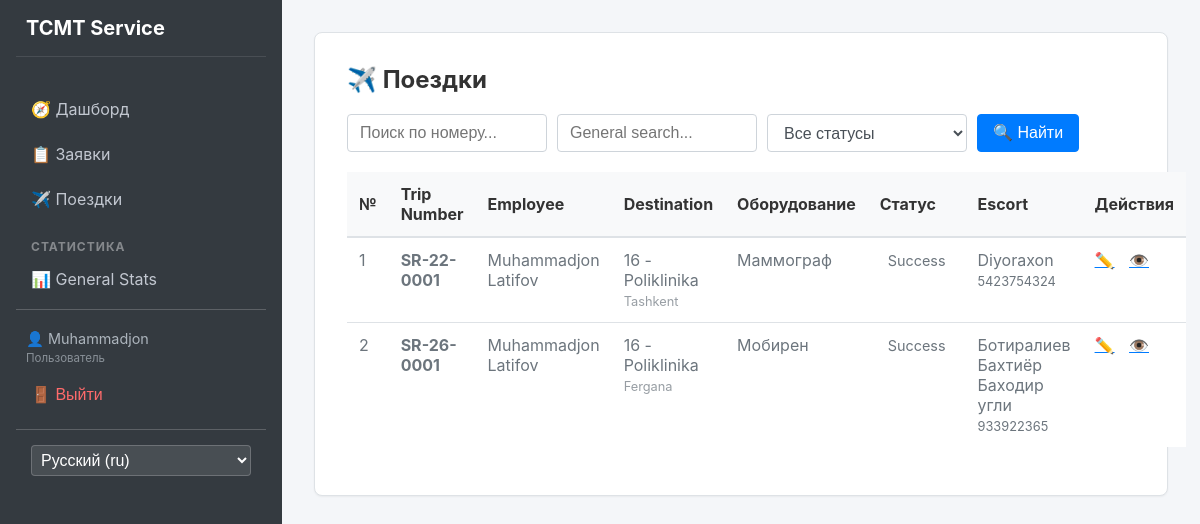
The page /trips/ (signed in) on the database its author committed.
### apps/users/models.py (models this page shows, shortened)
class User(AbstractUser):
    class Role(models.TextChoices):
        ADMIN = 'admin', 'Администратор'
        MANAGER = 'manager', 'Менеджер'
        USER = 'user', 'Пользователь'
    full_name = models.CharField(max_length=255)
    passport = models.CharField(max_length=20)
    role = models.CharField(
        max_length=20,
        choices=Role.choices,
        default=Role.USER
    )

### apps/trips/models.py (models this page shows, shortened)
class Trip(models.Model):
    created_at = models.DateField(default=datetime.date.today)
    responsible = models.ForeignKey(
        settings.AUTH_USER_MODEL,
        on_delete=models.SET_NULL,
        null=True,
        related_name='trips'
    )
    region = models.ForeignKey(Region, on_delete=models.PROTECT)
    institution = models.ForeignKey(Institution, on_delete=models.PROTECT)
    description = models.TextField()
    contact_phone = models.CharField(max_length=20)
    request_number = models.CharField(max_length=20)
    equipment_type = models.ForeignKey(EquipmentType, on_delete=models.PROTECT)
    status = models.ForeignKey(Status, on_delete=models.PROTECT)
    escort_name = models.CharField(max_length=255)
    escort_phone = models.CharField(max_length=20)
    order_number = models.CharField(
        max_length=50,
        blank=True,
        null=True
    )
    result_info = models.TextField(blank=True, null=True)

### apps/core/models.py (models this page shows, shortened)
class Institution(models.Model):
    name = models.CharField(max_length=255)
    region = models.ForeignKey(Region, on_delete=models.CASCADE)

class Region(models.Model):
    name = models.CharField(max_length=100)

class EquipmentType(models.Model):
    name = models.CharField(max_length=255)

class Status(models.Model):
    name = models.CharField(max_length=100)

### apps/trips/views.py (the view, shortened to what this page needs)
# urls.py: path('', views.TripListView.as_view(), name='list'),
class TripListView(LoginRequiredMixin, ListView):
    model = Trip
    template_name = 'trips/list.html'
    context_object_name = 'trips'
    ordering = ['-created_at']
    paginate_by = 15
    def get_queryset(self):
        queryset = super().get_queryset()
        if self.request.user.role == User.Role.USER:
            queryset = queryset.filter(responsible=self.request.user).exclude(status__name__in=CLOSED_STATUSES)
        q = self.request.GET.get('q')
        status_id = self.request.GET.get('status')
        req_num = self.request.GET.get('req_num')
        if req_num:
            if req_num.isdigit():
                padded_num = req_num.zfill(4)
                queryset = queryset.filter(request_number__icontains=padded_num)
            else:
                queryset = queryset.filter(request_number__icontains=req_num)
        if status_id:
            queryset = queryset.filter(status_id=status_id)
        return queryset
    def get_context_data(self, **kwargs):
        context = super().get_context_data(**kwargs)
        context['statuses'] = Status.objects.all()
        return context

### templates/trips/list.html (shortened to what this page needs)
{% extends 'base.html' %}
{% load i18n %}
{% block content %}
<div class="glass-container">
    <div style="display: flex; justify-content: space-between; align-items: center; margin-bottom: 20px;">
        <h2 style="color: white; margin: 0;">✈️ {% trans "Trips" %}</h2>
    </div>
    <form method="get" style="margin-bottom: 20px; display: flex; gap: 10px;">
        <input type="text" name="req_num" placeholder="{% trans 'Search by number...' %}"
            value="{{ request.GET.req_num|default:'' }}" style="width: 200px; margin: 0;">
        <input type="text" name="q" placeholder="{% trans 'General search...' %}" value="{{ request.GET.q|default:'' }}"
            style="width: 200px; margin: 0;">
        <select name="status" style="width: 200px; margin: 0;" onchange="this.form.submit()">
            <option value="">{% trans "All Statuses" %}</option>
        </select>
        <button type="submit" class="btn-primary" style="padding: 5px 15px;">🔍 {% trans "Search" %}</button>
    </form>
    <table>
        <thead>
            <tr>
                <th>№</th>
                <th>{% trans "Trip Number" %}</th>
                <th>{% trans "Employee" %}</th>
                <th>{% trans "Destination" %}</th>
                <th>{% trans "Equipment" %}</th>
                <th>{% trans "Status" %}</th>
                <th>{% trans "Escort" %}</th>
                <th>{% trans "Actions" %}</th>
            </tr>
        </thead>
        <tbody>
            {% for trip in trips %}
            <tr>
                <td>{{ forloop.counter }}</td>
                <td><strong>{{ trip.request_number }}</strong></td>
                <td>{{ trip.responsible.full_name }}</td>
                <td>
                    {{ trip.institution.name }}<br>
                    <span style="font-size: 0.8em; opacity: 0.7;">
                        {{ trip.region.name }}
                    </span>
                </td>
                <td>{{ trip.equipment_type.name }}</td>
                <td>
                    <span style="padding: 4px 8px; border-radius: 4px;
                                 background: rgba(255,255,255,0.3); font-size: 0.9em;">
                        {{ trip.status.name }}
                    </span>
                </td>
                <td>
                    {{ trip.escort_name }}<br>
                    <span style="font-size: 0.8em;">
                        {{ trip.escort_phone }}
                    </span>
                </td>
                <td>
                    {% if user.role == 'user' and trip.status.name in closed_statuses %}
                    <span style="opacity: 0.3; margin-right: 10px;">🔒</span>
                    {% else %}
                    <a href="{% url 'trips:update' trip.pk %}" style="color: white; margin-right: 10px;">✏️</a>
                    {% endif %}
                    <a href="{% url 'trips:detail' trip.pk %}" style="color: white;">👁️</a>
                </td>
            </tr>
            {% empty %}
            <tr>
                <td colspan="8" style="text-align: center; padding: 20px;">
                    {% trans "No trips yet" %}
                </td>
            </tr>
            {% endfor %}
        </tbody>
    </table>
</div>
{% endblock %}

### templates/base.html (shortened to what this page needs)
<!DOCTYPE html>
<html lang="ru">
<head>
    {% load static %}
    {% load i18n %}
    <link rel="stylesheet" href="{% static 'css/style.css' %}">
</head>
<body>
    <div class="app-container">
        {% if user.is_authenticated %}
        <aside class="sidebar">
            <h2 style="color: white !important; border-bottom: 1px solid rgba(255,255,255,0.1);">TCMT Service</h2>
            <nav>
                <a href="{% url 'index' %}">🧭 {% trans "Dashboard" %}</a>
                <a href="{% url 'requests:list' %}">📋 {% trans "Requests" %}</a>
                <a href="{% url 'trips:list' %}">✈️ {% trans "Trips" %}</a>
                <div class="menu-divider">{% trans "Statistics" %}</div>
                <a href="{% url 'stats' %}">📊 {% trans "General Stats" %}</a>
                <hr style="border-color: rgba(255,255,255,0.2); margin: 10px 0;">
                <div style="padding: 10px; font-size: 0.9em; color: #adb5bd;">
                    👤 {{ user.username }} <br>
                    <span style="font-size: 0.8em; opacity: 0.7;">{{ user.get_role_display }}</span>
                </div>
                <form action="{% url 'users:logout' %}" method="post" style="padding: 0; margin: 0;">
                    <button type="submit"
                        style="background: none; border: none; color: #ff6b6b; cursor: pointer; padding: 10px 15px; width: 100%; text-align: left; font-size: 1rem;">🚪
                        {% trans "Logout" %}</button>
                </form>
                <hr style="border-color: rgba(255,255,255,0.2); margin: 15px 0;">
                <form action="{% url 'set_language' %}" method="post" style="padding: 0 15px;">
                    <select name="language" onchange="this.form.submit()"
                        style="width: 100%; padding: 5px; background: rgba(255,255,255,0.1); color: white; border: 1px solid rgba(255,255,255,0.2); border-radius: 4px;">
                        {% get_current_language as LANGUAGE_CODE %}
                        {% get_available_languages as LANGUAGES %}
                        {% get_language_info_list for LANGUAGES as languages %}
                        {% for language in languages %}
                        <option value="{{ language.code }}" {% if language.code == LANGUAGE_CODE %} selected{% endif %}>
                            {{ language.name_local }} ({{ language.code }})
                        </option>
                        {% endfor %}
                    </select>
                </form>
            </nav>
        </aside>
        {% endif %}
        <main class="main-content">
            {% block content %}
            {% endblock %}
        </main>
    </div>
</body>
</html>

### static/css/style.css (style rules this page uses)
:root { --bg-body: #f4f6f9; --bg-card: #ffffff; --bg-sidebar: #343a40; --text-primary: #333333; --text-secondary: #6c757d; --text-white: #ffffff; --border-color: #dee2e6; --primary-color: #007bff; --primary-hover: #0056b3; --shadow-sm: 0 1px 2px rgba(0, 0, 0, 0.05); --shadow-md: 0 4px 6px rgba(0, 0, 0, 0.1); }
body { margin: 0; font-family: -apple-system, BlinkMacSystemFont, "Segoe UI", Roboto, "Helvetica Neue", Arial, sans-serif; background-color: var(--bg-body); color: var(--text-primary); min-height: 100vh; }
.app-container { display: flex; min-height: 100vh; }
.sidebar { width: 250px; background-color: var(--bg-sidebar); color: var(--text-white); display: flex; flex-direction: column; padding: 1rem; }
.sidebar h2 { font-size: 1.25rem; margin-bottom: 2rem; padding-left: 10px; border-bottom: 1px solid rgba(255, 255, 255, 0.1); padding-bottom: 1rem; }
.sidebar nav a { display: block; color: #c2c7d0; text-decoration: none; padding: 10px 15px; margin-bottom: 5px; border-radius: 4px; transition: all 0.2s; }
.menu-divider { padding: 15px 15px 5px; font-size: 0.75rem; text-transform: uppercase; letter-spacing: 1px; color: rgba(255, 255, 255, 0.4); font-weight: bold; }
.main-content { flex: 1; padding: 2rem; overflow-y: auto; }
.glass-container { background: var(--bg-card); border-radius: 8px; box-shadow: var(--shadow-sm); border: 1px solid var(--border-color); padding: 2rem; backdrop-filter: none; -webkit-backdrop-filter: none; }
input, select, textarea { width: 100%; padding: 0.375rem 0.75rem; font-size: 1rem; line-height: 1.5; color: #495057; background-color: #fff; background-clip: padding-box; border: 1px solid #ced4da; border-radius: 0.25rem; transition: border-color .15s ease-in-out, box-shadow .15s ease-in-out; box-sizing: border-box; margin-bottom: 1rem; }
button.btn-primary, .btn-primary { display: inline-block; font-weight: 400; text-align: center; vertical-align: middle; cursor: pointer; background-color: var(--primary-color); border: 1px solid var(--primary-color); padding: 0.375rem 0.75rem; font-size: 1rem; line-height: 1.5; border-radius: 0.25rem; color: #fff !important; transition: color .15s ease-in-out, background-color .15s ease-in-out; text-decoration: none; }
table { width: 100%; border-collapse: collapse; background-color: #fff; margin-bottom: 1rem; }
th { background-color: #f8f9fa; color: var(--text-primary); border-bottom: 2px solid var(--border-color); padding: 0.75rem; text-align: left; }
td { padding: 0.75rem; vertical-align: top; border-top: 1px solid var(--border-color); color: var(--text-secondary); }
table a { color: var(--primary-color) !important; }
h1, h2, h3, h4 { margin-top: 0; color: var(--text-primary) !important; }
hr { border: 0; border-top: 1px solid var(--border-color); }

### rows shown on the page
User: username "Muhammadjon", role "Пользователь"
Trip: request_number "SR-22-0001", responsible.full_name "Muhammadjon Latifov", institution.name "16 - Poliklinika", region.name "Tashkent", equipment_type.name "Маммограф", status.name "Success", escort_name "Diyoraxon", escort_phone "5423754324"
Trip: request_number "SR-26-0001", responsible.full_name "Muhammadjon Latifov", institution.name "16 - Poliklinika", region.name "Fergana", equipment_type.name "Мобирен", status.name "Success", escort_name "Ботиралиев Бахтиёр Баходир угли", escort_phone "933922365"

### other values the page prints
form field language "Русский (ru)"
